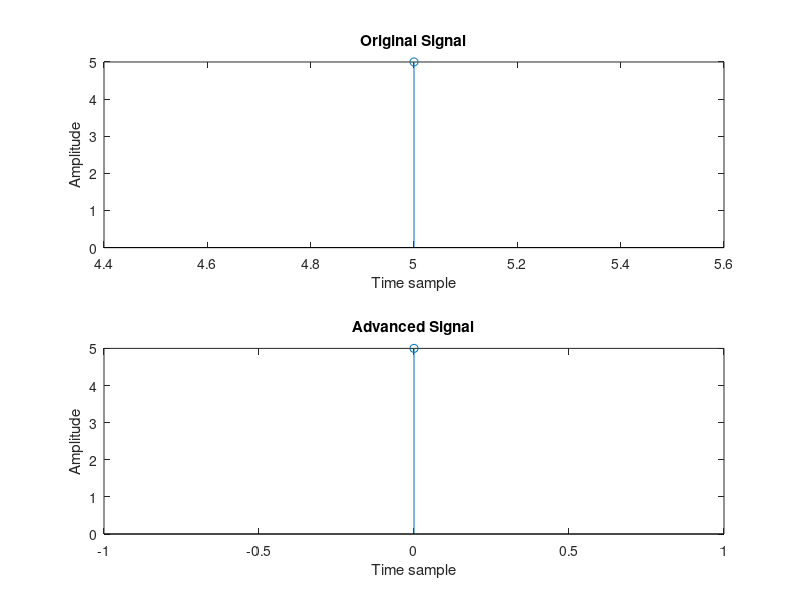

Reproduce this figure in MATLAB.
clc;
close all;
clear all;

% Input for shift, time indices, and signal
n1 = input('Enter the required amount of shift: ');  
n = input('Enter time indices: ');                 
x = input('Enter the signal sequence: ');        

% Plot original signal
subplot(2,1,1);
stem(n, x);
xlabel('Time sample');
ylabel('Amplitude');
title('Original Signal');

% Compute advanced signal
m = n - n1;

% Plot advanced signal
subplot(2,1,2);
stem(m, x);
xlabel('Time sample');
ylabel('Amplitude');
title('Advanced Signal');
